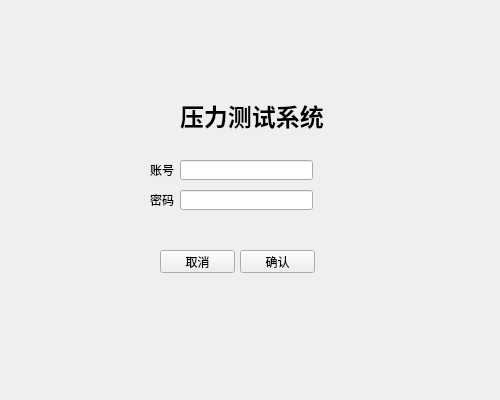
<?xml version="1.0" encoding="UTF-8"?>
<ui version="4.0">
 <class>Form</class>
 <widget class="QWidget" name="Form">
  <property name="geometry">
   <rect>
    <x>0</x>
    <y>0</y>
    <width>500</width>
    <height>400</height>
   </rect>
  </property>
  <property name="sizePolicy">
   <sizepolicy hsizetype="Fixed" vsizetype="Fixed">
    <horstretch>0</horstretch>
    <verstretch>0</verstretch>
   </sizepolicy>
  </property>
  <property name="minimumSize">
   <size>
    <width>500</width>
    <height>400</height>
   </size>
  </property>
  <property name="maximumSize">
   <size>
    <width>500</width>
    <height>400</height>
   </size>
  </property>
  <property name="windowTitle">
   <string>Form</string>
  </property>
  <widget class="QLabel" name="label">
   <property name="geometry">
    <rect>
     <x>120</x>
     <y>90</y>
     <width>42</width>
     <height>42</height>
    </rect>
   </property>
   <property name="font">
    <font>
     <pointsize>11</pointsize>
    </font>
   </property>
   <property name="text">
    <string/>
   </property>
   <property name="pixmap">
    <pixmap>images/analytics-small.png</pixmap>
   </property>
  </widget>
  <widget class="QLabel" name="label_2">
   <property name="geometry">
    <rect>
     <x>180</x>
     <y>100</y>
     <width>221</width>
     <height>31</height>
    </rect>
   </property>
   <property name="font">
    <font>
     <pointsize>18</pointsize>
     <weight>75</weight>
     <bold>true</bold>
    </font>
   </property>
   <property name="text">
    <string>压力测试系统</string>
   </property>
  </widget>
  <widget class="QLabel" name="label_3">
   <property name="geometry">
    <rect>
     <x>133</x>
     <y>160</y>
     <width>41</width>
     <height>20</height>
    </rect>
   </property>
   <property name="text">
    <string>账号</string>
   </property>
   <property name="alignment">
    <set>Qt::AlignRight|Qt::AlignTrailing|Qt::AlignVCenter</set>
   </property>
  </widget>
  <widget class="QLabel" name="label_4">
   <property name="geometry">
    <rect>
     <x>133</x>
     <y>190</y>
     <width>41</width>
     <height>20</height>
    </rect>
   </property>
   <property name="text">
    <string>密码</string>
   </property>
   <property name="alignment">
    <set>Qt::AlignRight|Qt::AlignTrailing|Qt::AlignVCenter</set>
   </property>
  </widget>
  <widget class="QLineEdit" name="accountEdit">
   <property name="geometry">
    <rect>
     <x>180</x>
     <y>160</y>
     <width>133</width>
     <height>20</height>
    </rect>
   </property>
  </widget>
  <widget class="QLineEdit" name="passwordEdit">
   <property name="geometry">
    <rect>
     <x>180</x>
     <y>190</y>
     <width>133</width>
     <height>20</height>
    </rect>
   </property>
   <property name="echoMode">
    <enum>QLineEdit::Password</enum>
   </property>
  </widget>
  <widget class="QPushButton" name="cencalBtn">
   <property name="geometry">
    <rect>
     <x>160</x>
     <y>250</y>
     <width>75</width>
     <height>23</height>
    </rect>
   </property>
   <property name="cursor">
    <cursorShape>PointingHandCursor</cursorShape>
   </property>
   <property name="text">
    <string>取消</string>
   </property>
  </widget>
  <widget class="QPushButton" name="confirmBtn">
   <property name="geometry">
    <rect>
     <x>240</x>
     <y>250</y>
     <width>75</width>
     <height>23</height>
    </rect>
   </property>
   <property name="cursor">
    <cursorShape>PointingHandCursor</cursorShape>
   </property>
   <property name="text">
    <string>确认</string>
   </property>
  </widget>
 </widget>
 <resources/>
 <connections/>
</ui>
